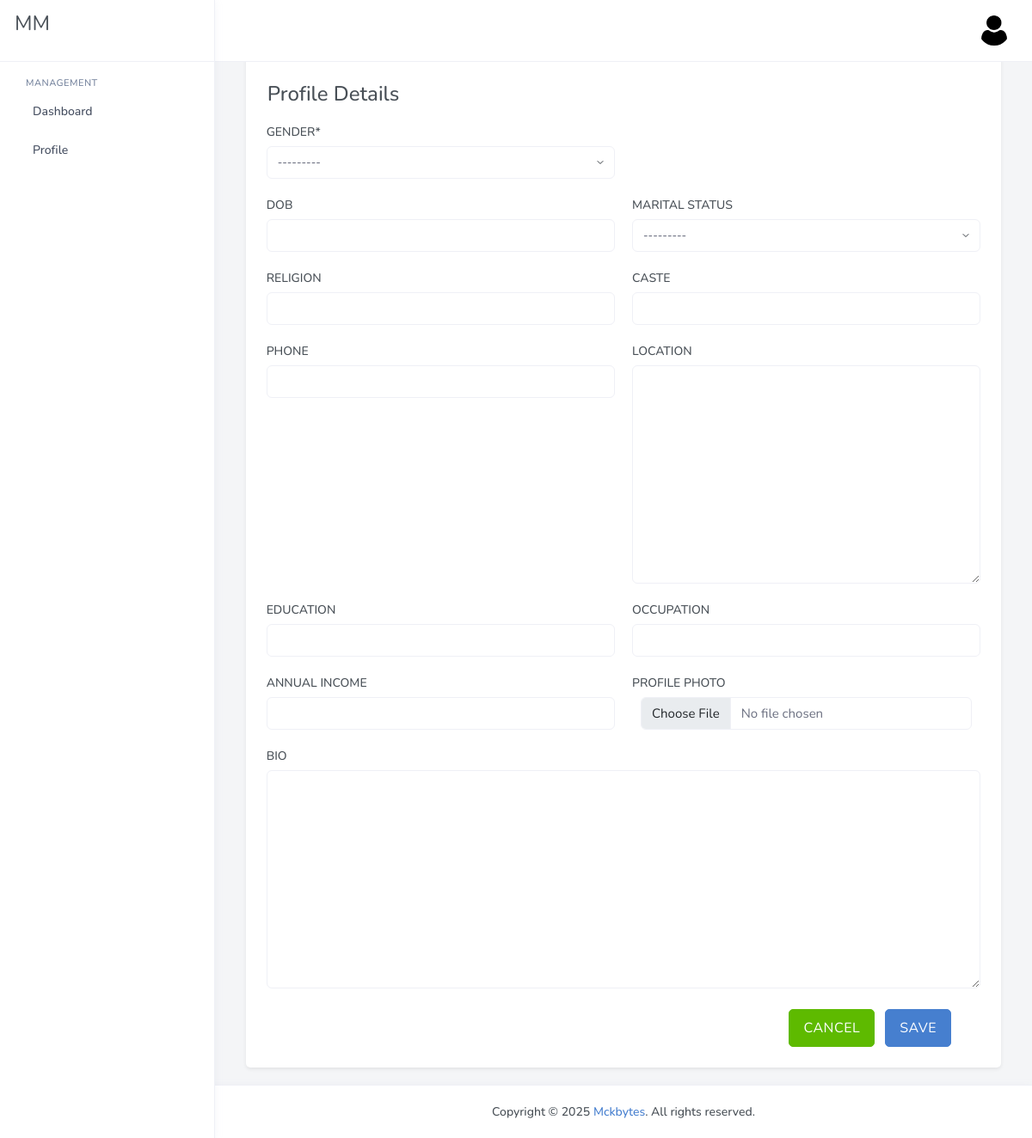
The page /mck-master/profile/1/edit/ (signed in) on the database as committed earlier.
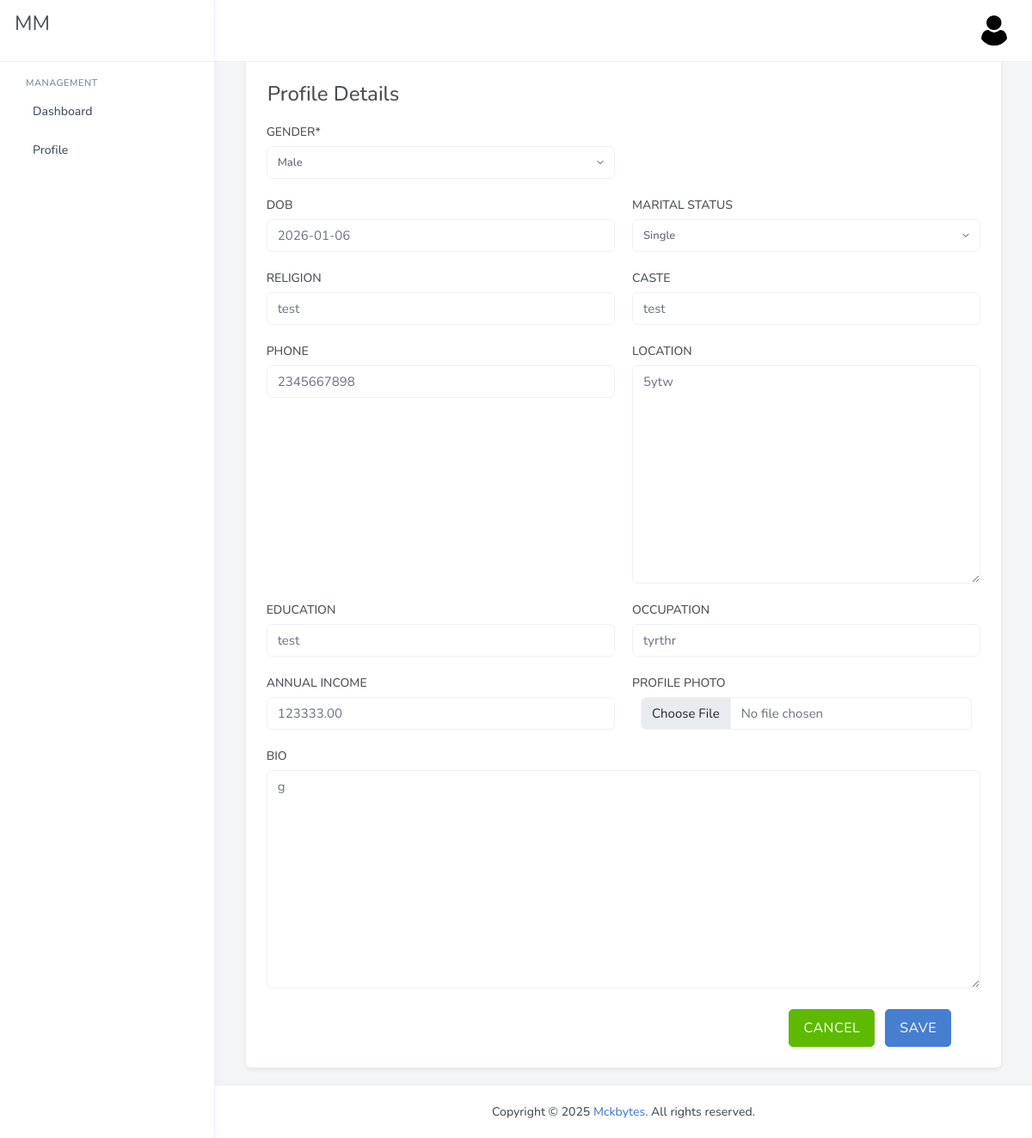
The same page on the database as committed later.
### mck_master/models.py (models this page shows, shortened)
class Profile(models.Model):
    MARITAL_STATUS_CHOICES = [
        ('S', 'Single'),
        ('M', 'Married'),
        ('D', 'Divorced'),
        ('W', 'Widowed'),
    ]
    user = models.ForeignKey(
    settings.AUTH_USER_MODEL,
    on_delete=models.CASCADE,
    related_name='profiles'
)
    gender = models.CharField(max_length=10, choices=[('M', 'Male'), ('F', 'Female'), ('O', 'Other')])
    dob = models.DateField(null=True, blank=True)
    religion = models.CharField(max_length=50, blank=True)
    caste = models.CharField(max_length=50, blank=True)
    phone = models.CharField(max_length=20, blank=True)
    bio = models.TextField(blank=True)
    profile_photo = models.ImageField(upload_to='profile_photos/', blank=True, null=True)
    location = models.TextField(blank=True)
    education = models.CharField(max_length=100, blank=True)
    occupation = models.CharField(max_length=100, blank=True)
    annual_income = models.DecimalField(max_digits=10, decimal_places=2, null=True, blank=True)
    marital_status = models.CharField(max_length=1, choices=MARITAL_STATUS_CHOICES, blank=True)
    created_by = models.CharField(max_length=8)
    updated_by = models.CharField(max_length=8)
    created_on = models.DateTimeField(auto_now_add=True)
    updated_on = models.DateTimeField(auto_now=True)
    datamode = models.CharField(
    max_length=1,
    choices=gv.DATAMODE_CHOICES,  # e.g., [('A','Active'),('I','Inactive'),('D','Deleted')]
    default='A',
    blank=False,
    null=False
)
    class Meta:
        db_table = 'profile'

### mck_master/views.py (the view, shortened to what this page needs)
# urls.py: path('profile/<id>/edit/', views.ProfileUpdateView.as_view(), name='mck_profile_update'),
@method_decorator(login_required(login_url=settings.LOGIN_REDIRECT_URL), name='dispatch')
class ProfileUpdateView(TemplateView):
    @app_logger.functionlogs(log=LOG_NAME)
    def get(self, request, id=None, *args, **kwargs):
        context = dict()
        try:
            mode = "edit"
            template_name = "common_cu.html"
            context['name'] = "Client Feedback"
            context['page_kwargs'] = seo.get_page_tags("ProfileList")
            has_permission, accountuser = rv.validate_requested_user_function(request)
            if not has_permission: return render(request, "access_denied.html", context)
            context['mode'] = mode
            result, msg, data = api.profile_retrieve_data(request, id)
            form = forms.ProfileCreateUpdateForm(instance=data.get("profile"), mode=mode)
            context['form'] = form
            context['data'] = data
        except Exception as e:
            exc_type, exc_obj, exc_traceback = sys.exc_info()
            logger.error('Error at %s:%s' % (exc_traceback.tb_lineno, e))
        return render(request, template_name, context)

### crispy_forms/base.py (called while the page is built)
    def __enter__(self):
        pass

    def __exit__(self, type, value, traceback):
        for key in list(self.keys):
            if key in self.context:
                del self.context[key]

### crispy_forms/helper.py (called while the page is built)
    def __len__(self):
        if self.layout is not None:
            return len(self.layout.fields)
        else:
            return 0

    def build_default_layout(self, form):
        return Layout(*form.fields.keys())

    @property
    def form_method(self):
        return self._form_method

    @property
    def form_action(self):
        try:
            return reverse(self._form_action)
        except NoReverseMatch:
            return self._form_action

    @property
    def form_style(self):
        if self._form_style == "default":
            return ""
        if self._form_style == "inline":
            return "inlineLabels"

    @property
    def help_text_inline(self):
        return self._help_text_inline

    @property
    def error_text_inline(self):
        return self._error_text_inline

### crispy_forms/layout.py (called while the page is built)
    def __getitem__(self, slice):
        return self.fields[slice]

    def __len__(self):
        return len(self.fields)

### mck_auth/templates/common/common_cu.html (shortened to what this page needs)
{% extends 'layouts/admin_layout.html' %}
{% load crispy_forms_tags %}
{% block head_css %}
<link rel="stylesheet" href="{{page_kwargs.media_url}}js/jquery.datetimepicker.min.css" />
{% endblock %}
{% block content %}
<div class="wrapper d-flex flex-column flex-row-fluid" id="kt_wrapper">
  <div class="content d-flex flex-column flex-column-fluid pt-0" id="kt_content">
    <div class="post d-flex flex-column-fluid" id="kt_post">
      <div id="kt_content_container" class="data-content container-fluid">
        <div class="card shadow-sm border-0 rounded-lg">
          <div class="card-header bg-light border-bottom d-flex align-items-center justify-content-between">
            <h3 class="fw-bold mb-0 text-dark">
            </h3>
          </div>
          <form method="post" novalidate class="p-5" enctype="multipart/form-data">
            <fieldset>
              <div class="row">
                {% crispy form %}
              </div>
            </fieldset>
          </form>
        </div>
      </div>
    </div>
  </div>
</div>
{% endblock %}

### crispy_bootstrap5/templates/bootstrap5/field.html (shortened to what this page needs)
{% load crispy_forms_field %}
{% if field.is_hidden %}
    {{ field }}
{% else %}
    <{% if tag %}{{ tag }}{% else %}div{% endif %} id="div_{{ field.auto_id }}" class="ps-0 mt-2 mb-3">
        {% if field.label and not field|is_checkbox and form_show_labels %}
            <label {% if field.id_for_label and not field|is_radioselect %}for="{{ field.id_for_label }}"{% endif %} class="{% if 'form-horizontal' in form_class %}col-form-label{% else %}form-label{% endif %}{% if label_class %} {{ label_class }}{% endif %}{% if field.field.required %} requiredField{% endif %}">
                {{ field.label }}{% if field.field.required %}<span class="asteriskField">*</span>{% endif %}
            </label>
        {% endif %}
        {% if not field|is_checkboxselectmultiple and not field|is_radioselect %}
            {% if field|is_checkbox and form_show_labels %}
                <label for="{{ field.id_for_label }}" class="form-check form-check-success form-check-label{% if field.field.required %} requiredField{% endif %}">
                    {% if field.errors %}
                        {% crispy_field field 'class' 'form-check-input is-invalid' %}
                    {% else %}
                        {% crispy_field field 'class' 'form-check-input' %}
                    {% endif %}
                    <span class="form-check-label">{{ field.label }}{% if field.field.required %}<span class="asteriskField">*</span>{% endif %}</span>
                </label>
                {% include 'bootstrap5/layout/help_text_and_errors.html' %}
            {% else %}
                    {% if field|is_file %}
                        {% include 'bootstrap5/layout/field_file.html' %}
                    {% elif field|is_select %}
                        {% if field.errors %}
                            {% crispy_field field 'class' 'form-select is-invalid' %}
                        {% else %}
                            {% crispy_field field 'class' 'form-select' %}
                        {% endif %}
                    {% elif field|is_checkbox %}
                        {% if field.errors %}
                            {% crispy_field field 'class' 'form-check-input is-invalid' %}
                        {% else %}
                            {% crispy_field field 'class' 'form-check-input' %}
                        {% endif %}
                    {% elif field.errors %}
                        {% crispy_field field 'class' 'form-control is-invalid' %}
                    {% else %}
                        {% crispy_field field 'class' 'form-control' %}
                    {% endif %}
            {% endif %}
        {% endif %}
    </{% if tag %}{{ tag }}{% else %}div{% endif %}>
{% endif %}

Rows that differ between the two databases and show on the page:
added Profile: gender "Male", dob "2026-01-06", marital_status "Single", religion "test", caste "test", phone "2345667898", location "5ytw", education "test", occupation "tyrthr", annual_income "123333.00", bio "g"
Other text that changed with them:
form field gender: "---------" → (not shown)
form field marital_status: "---------" → (not shown)
